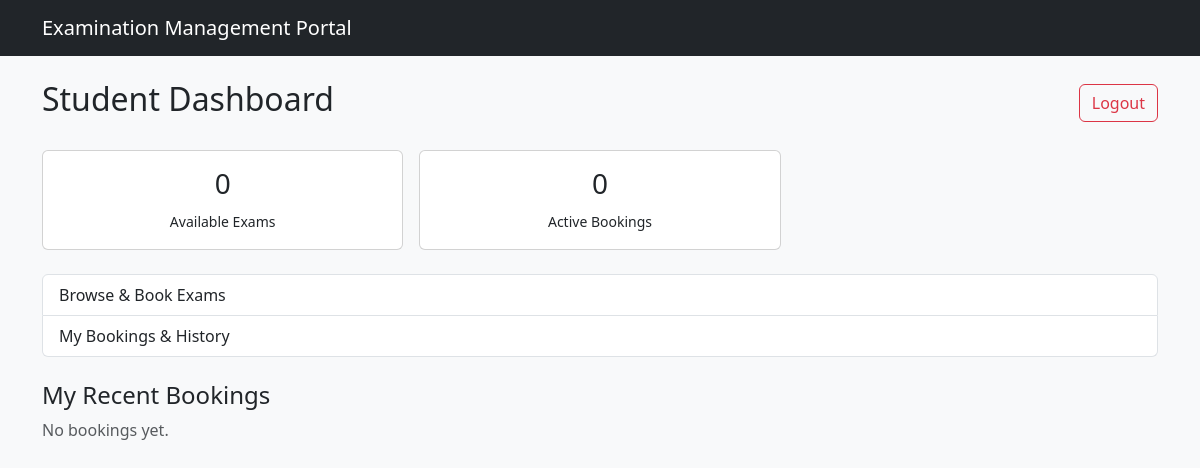
The page /student/dashboard (signed in) on the database as committed earlier.
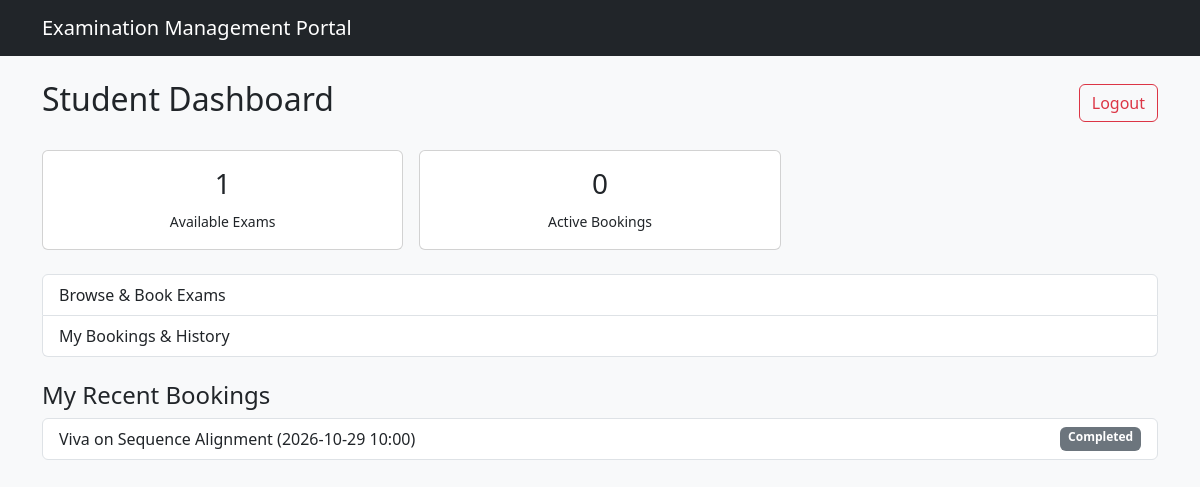
The same page on the database as committed later.
### models.py (models this page shows)
class Booking(db.Model):
    __tablename__ = 'bookings'
    id = db.Column(db.Integer, primary_key=True)
    student_id = db.Column(db.Integer, db.ForeignKey('users.id'), nullable=False)
    exam_id = db.Column(db.Integer, db.ForeignKey('exams.id'), nullable=False)
    slot_id = db.Column(db.Integer, db.ForeignKey('slots.id'), nullable=False)
    status = db.Column(db.String(20), default='Booked')  # Booked / Cancelled / Completed
    booked_at = db.Column(db.DateTime, default=datetime.utcnow)
    cancelled_at = db.Column(db.DateTime)
    published = db.Column(db.Boolean, default=False)  # results visible to student?
    student = db.relationship('User', backref='bookings')
    evaluations = db.relationship('Evaluation', backref='booking', lazy=True, cascade='all, delete-orphan')
    __table_args__ = (db.UniqueConstraint('student_id', 'exam_id', name='uq_student_exam'),)

class Exam(db.Model):
    __tablename__ = 'exams'
    id = db.Column(db.Integer, primary_key=True)
    course_id = db.Column(db.Integer, db.ForeignKey('courses.id'), nullable=False)
    title = db.Column(db.String(150), nullable=False)
    exam_type = db.Column(db.String(30), nullable=False)  # Viva / Practical / Project Demo / Assessment
    status = db.Column(db.String(30), default='Draft')    # Draft / Slot Creation / Booking Open / Closed / Completed
    description = db.Column(db.Text)
    slot_creation_start = db.Column(db.DateTime)
    slot_creation_end   = db.Column(db.DateTime)
    booking_start       = db.Column(db.DateTime)
    booking_end         = db.Column(db.DateTime)
    created_at = db.Column(db.DateTime, default=datetime.utcnow)
    rubrics = db.relationship('Rubric', backref='exam', lazy=True, cascade='all, delete-orphan')
    slots   = db.relationship('Slot', backref='exam', lazy=True)
    bookings = db.relationship('Booking', backref='exam', lazy=True)
    assigned_examiners = db.relationship('ExamExaminer', backref='exam', lazy=True)

class Slot(db.Model):
    __tablename__ = 'slots'
    id = db.Column(db.Integer, primary_key=True)
    exam_id = db.Column(db.Integer, db.ForeignKey('exams.id'), nullable=False)
    examiner_id = db.Column(db.Integer, db.ForeignKey('users.id'), nullable=False)
    date = db.Column(db.Date, nullable=False)
    start_time = db.Column(db.Time, nullable=False)
    end_time = db.Column(db.Time, nullable=False)
    capacity = db.Column(db.Integer, nullable=False, default=1)
    status = db.Column(db.String(20), default='Available')  # Available / Full / Cancelled / Completed
    created_at = db.Column(db.DateTime, default=datetime.utcnow)
    examiner = db.relationship('User', backref='created_slots')
    bookings = db.relationship('Booking', backref='slot', lazy=True)

### routes/student.py (the view)
@student_bp.route('/dashboard')
@role_required('student')
def dashboard():
    my_bookings = Booking.query.filter_by(student_id=current_user.id)\
                               .order_by(Booking.booked_at.desc()).all()
    available_exams = Exam.query.filter_by(status='Booking Open').all()
    return render_template('student/dashboard.html',
                           my_bookings=my_bookings,
                           available_exams=available_exams)

### app.py (called while the page is built)
@login_manager.user_loader
def load_user(user_id):
    return User.query.get(int(user_id))

### templates/student/dashboard.html (shortened to what this page needs)
{% extends "base.html" %}
{% block content %}
<div class="d-flex justify-content-between align-items-center mb-4">
  <h2>Student Dashboard</h2>
  <a href="{{ url_for('auth.logout') }}" class="btn btn-outline-danger">Logout</a>
</div>
<div class="row g-3 mb-4">
  <div class="col-md-4">
    <div class="card text-center">
      <div class="card-body">
        <h3>{{ available_exams|length }}</h3>
        <small>Available Exams</small>
      </div>
    </div>
  </div>
  <div class="col-md-4">
    <div class="card text-center">
      <div class="card-body">
        <h3>{{ my_bookings|selectattr('status', 'equalto', 'Booked')|list|length }}</h3>
        <small>Active Bookings</small>
      </div>
    </div>
  </div>
</div>
<div class="list-group mb-4">
  <a href="{{ url_for('student.exams') }}" class="list-group-item list-group-item-action">Browse & Book Exams</a>
  <a href="{{ url_for('student.my_bookings') }}" class="list-group-item list-group-item-action">My Bookings & History</a>
</div>
<h4>My Recent Bookings</h4>
{% if my_bookings %}
  <ul class="list-group">
    {% for b in my_bookings[:5] %}
    <li class="list-group-item d-flex justify-content-between">
      <span>{{ b.exam.title }} ({{ b.slot.date }} {{ b.slot.start_time.strftime('%H:%M') }})</span>
      <span class="badge {% if b.status == 'Booked' %}bg-success{% else %}bg-secondary{% endif %}">
        {{ b.status }}
      </span>
    </li>
    {% endfor %}
  </ul>
{% else %}
  <p class="text-muted">No bookings yet.</p>
{% endif %}
{% endblock %}

### templates/base.html (shortened to what this page needs)
<!DOCTYPE html>
<html lang="en">
<head>
    <link href="https://cdn.jsdelivr.net/npm/bootstrap@5.3.3/dist/css/bootstrap.min.css" rel="stylesheet">
</head>
<body class="bg-light">
    <nav class="navbar navbar-dark bg-dark mb-4">
        <div class="container">
            <a class="navbar-brand" href="{{ url_for('auth.index') }}">Examination Management Portal</a>
        </div>
    </nav>
    <div class="container">
        {% block content %}{% endblock %}
    </div>
</body>
</html>

Rows that differ between the two databases and show on the page:
added Booking: exam "Viva on Sequence Alignment", slot "2026-10-29", slot.start_time "10:00", status "Completed"
Other text that changed with them:
{{ available_exams|length }}: "0" → "1"
text no longer shown: "No bookings yet."
